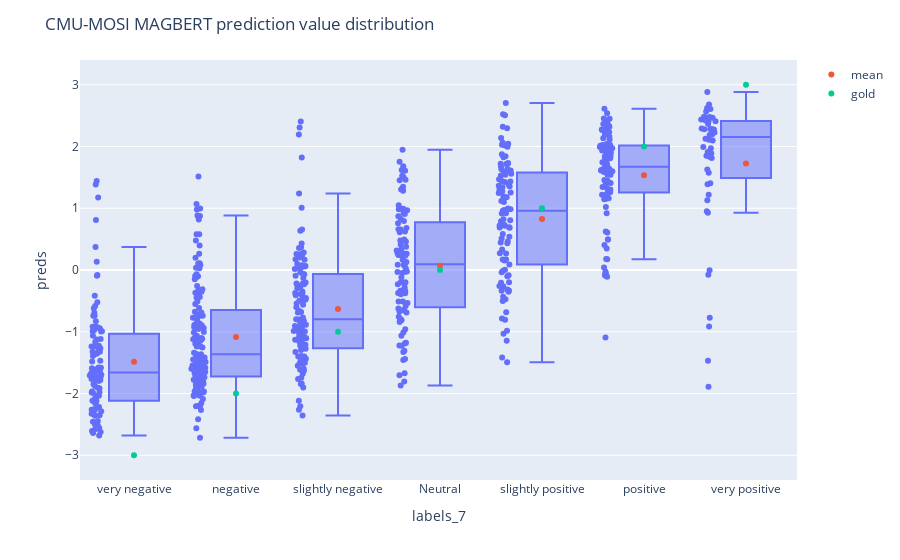

Notebook code for this chart:
### Code cell
import plotly.express as px
import plotly.subplots as sp
import plotly.graph_objects as go
import pandas as pd

d = {'segmentID': segment_list, 'words': words_list, 'labels': labels, 'labels_2': labels_2, 'labels_7': labels_7, 'preds': preds, 'preds_2': preds_2, 'preds_7': preds_7}
df = pd.DataFrame(data=d)
order = ['very negative', 'negative', 'slightly negative', 'Neutral', 'slightly positive', 'positive', 'very positive']

fig = px.box(df, x="labels_7", y="preds", points="all")
fig.add_trace(
    go.Scatter(x=order, y=[np.mean(label_VN), np.mean(label_N), np.mean(label_SN), np.mean(label_Neu), np.mean(label_SP), np.mean(label_P), np.mean(label_VP)], \
         mode='markers', name="mean"))
fig.add_trace(go.Scatter(x=order, y=[-3, -2, -1, 0, 1, 2, 3], mode='markers', name="gold"))

fig.update_xaxes(categoryorder='array', categoryarray= order)
fig.update_layout(title_text="CMU-MOSI MAGBERT prediction value distribution")
fig.show()

### Figure 1 — Plotly figure (JSON) as saved in the notebook; plotly's stock layout.template omitted (floating-point values rounded to 4 significant figures; data arrays with more than 128 entries replaced by an {"elided": "..."} marker saying what was removed)
{"data": [{"alignmentgroup": "True", "boxpoints": "all", "hovertemplate": "labels_7=%{x}<br>preds=%{y}<extra></extra>", "legendgroup": "", "marker": {"color": "#636efa"}, "name": "", "notched": false, "offsetgroup": "", "orientation": "v", "showlegend": false, "type": "box", "x": {"elided": "685 str values"}, "x0": " ", "xaxis": "x", "y": {"elided": "685 float values"}, "y0": " ", "yaxis": "y"}, {"mode": "markers", "name": "mean", "type": "scatter", "x": ["very negative", "negative", "slightly negative", "Neutral", "slightly positive", "positive", "very positive"], "y": [-1.486, -1.086, -0.633, 0.06936, 0.8269, 1.535, 1.723]}, {"mode": "markers", "name": "gold", "type": "scatter", "x": ["very negative", "negative", "slightly negative", "Neutral", "slightly positive", "positive", "very positive"], "y": [-3, -2, -1, 0, 1, 2, 3]}], "layout": {"boxmode": "group", "legend": {"tracegroupgap": 0}, "margin": {"t": 60}, "title": {"text": "CMU-MOSI MAGBERT prediction value distribution"}, "xaxis": {"anchor": "y", "categoryarray": ["very negative", "negative", "slightly negative", "Neutral", "slightly positive", "positive", "very positive"], "categoryorder": "array", "domain": [0, 1], "title": {"text": "labels_7"}}, "yaxis": {"anchor": "x", "domain": [0, 1], "title": {"text": "preds"}}}}
